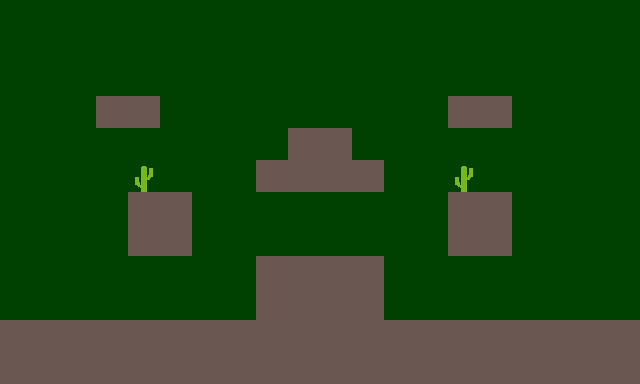

This is a level from a 2D game, rendered from its Tiled map with the project's own tilesets. A one-line summary and the complete map file follow:
An orthogonal 20x12 tile map with 32x32 px tiles, 1 tile layer (Capa de patrones 1) and 20 objects (3x coin, 2x puerta, 2x enemigo1, player, pinchos).

<map version="1.10" tiledversion="1.10.1" orientation="orthogonal" renderorder="right-down" width="20" height="12" tilewidth="32" tileheight="32" infinite="0" nextlayerid="6" nextobjectid="30">
 <tileset firstgid="1" source="Spritesheet.tsx" />
 <layer id="1" name="Capa de patrones 1" width="20" height="12">
  <data encoding="csv">
7,7,7,7,7,7,7,7,7,7,7,7,7,7,7,7,7,7,7,7,
7,7,7,7,7,7,7,7,7,7,7,7,7,7,7,7,7,7,7,7,
7,7,7,7,7,7,7,7,7,7,7,7,7,7,7,7,7,7,7,7,
7,7,7,6,6,7,7,7,7,7,7,7,7,7,6,6,7,7,7,7,
7,7,7,7,7,7,7,7,7,6,6,7,7,7,7,7,7,7,7,7,
7,7,7,7,9,7,7,7,6,6,6,6,7,7,9,7,7,7,7,7,
7,7,7,7,6,6,7,7,7,7,7,7,7,7,6,6,7,7,7,7,
7,7,7,7,6,6,7,7,7,7,7,7,7,7,6,6,7,7,7,7,
7,7,7,7,7,7,7,7,6,6,6,6,7,7,7,7,7,7,7,7,
7,7,7,7,7,7,7,7,6,6,6,6,7,7,7,7,7,7,7,7,
6,6,6,6,6,6,6,6,6,6,6,6,6,6,6,6,6,6,6,6,
6,6,6,6,6,6,6,6,6,6,6,6,6,6,6,6,6,6,6,6
</data>
 </layer>
 <objectgroup id="5" name="ParaSaltar">
  <object id="29" x="0.333167" y="95.875" width="639.654" height="288.25" />
 </objectgroup>
 <objectgroup id="3" name="Objetos">
  <object id="1" type="coin" gid="4" x="306.667" y="110.667" width="32" height="32" />
  <object id="2" type="coin" gid="4" x="580" y="256" width="32" height="32" />
  <object id="3" type="coin" gid="4" x="32" y="258.667" width="32" height="32" />
  <object id="5" type="puerta" gid="3" x="109.875" y="95.875" width="32" height="32">
   <properties>
    <property name="SiguienteNivel" value="nivel10.tmx" />
   </properties>
  </object>
  <object id="6" type="puerta" gid="3" x="464.94" y="96.6969" width="32" height="32">
   <properties>
    <property name="SiguienteNivel" value="nivel10.tmx" />
   </properties>
  </object>
  <object id="19" type="player" gid="1" x="302.75" y="227.833" width="32" height="32" />
  <object id="23" type="pinchos" gid="8" x="465.667" y="192.667" width="32" height="32" />
  <object id="24" type="enemigo1" gid="2" x="605.813" y="319.396" width="32" height="32">
   <properties>
    <property name="movi" type="object" value="26" />
   </properties>
  </object>
  <object id="26" x="402" y="287">
   <point />
  </object>
  <object id="27" x="240" y="283">
   <point />
  </object>
  <object id="28" type="enemigo1" gid="2" x="4" y="320" width="32" height="32">
   <properties>
    <property name="movi" type="object" value="27" />
   </properties>
  </object>
 </objectgroup>
 <objectgroup id="4" name="Plataforma">
  <object id="11" x="0.0606057" y="320" width="639.909" height="64.0111" />
  <object id="12" x="255.667" y="256" width="127.667" height="64" />
  <object id="13" x="127.996" y="192" width="64.0317" height="64" />
  <object id="14" x="255.773" y="160.136" width="128.227" height="31.3636" />
  <object id="15" x="288" y="128" width="64.5" height="32.1957" />
  <object id="16" x="447.962" y="192.032" width="63.9545" height="63.9769" />
  <object id="17" x="95.8438" y="96.0033" width="64.0368" height="32.0004" />
  <object id="18" x="446.144" y="97.8946" width="63.7727" height="32.102" />
 </objectgroup>
</map>
